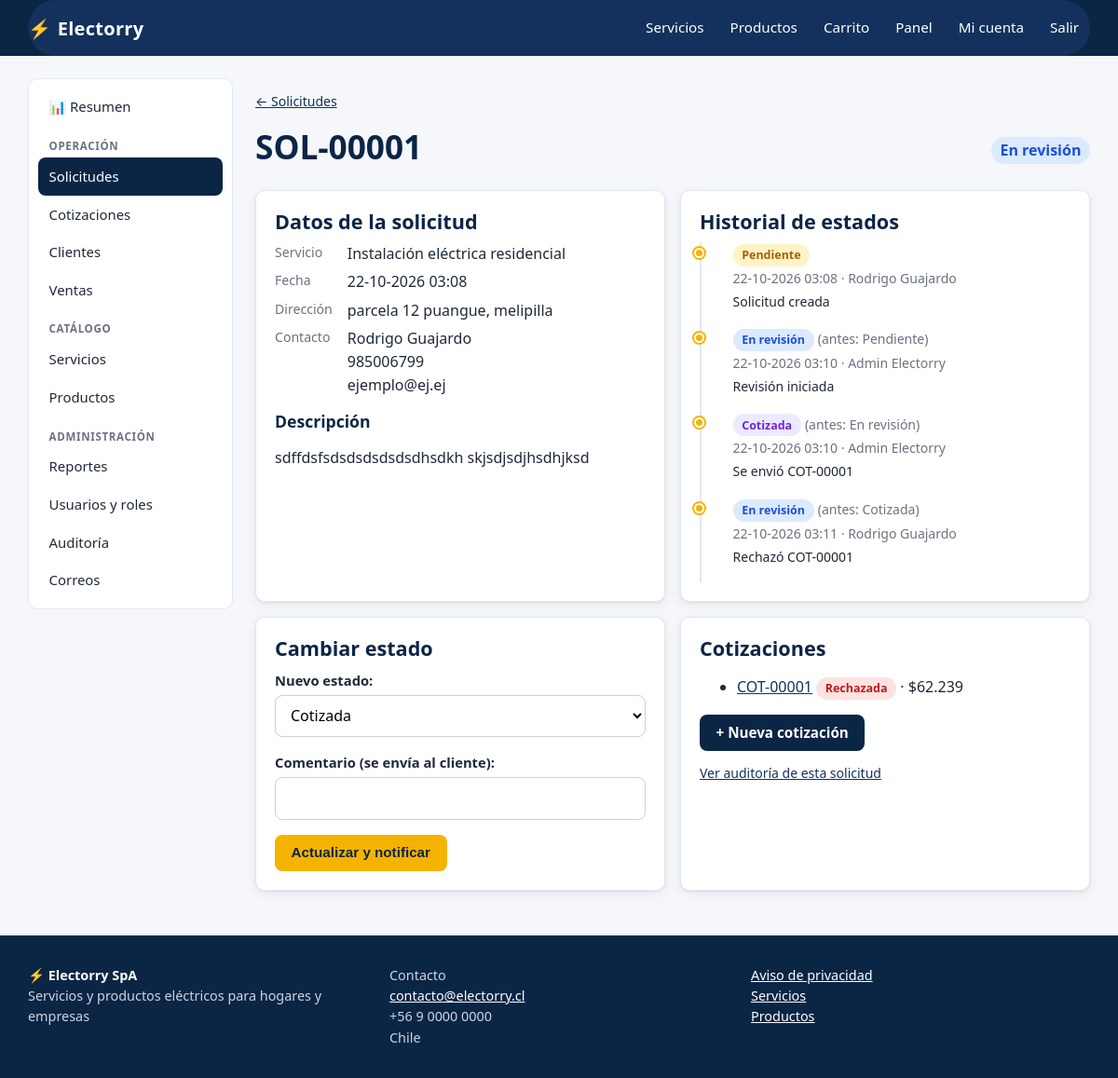
The app's page /panel/solicitudes/1/ (signed in) with its own data.
### apps/usuarios/models.py (models this page shows, shortened)
class Usuario(AbstractUser):
    username = None
    email = models.EmailField("correo electrónico", unique=True)
    telefono = models.CharField("teléfono", max_length=20, blank=True)
    rol = models.CharField(max_length=10, choices=Rol.choices, default=Rol.CLIENTE, db_index=True)
    acepta_privacidad = models.BooleanField("acepta aviso de privacidad", default=False)
    fecha_privacidad = models.DateTimeField(null=True, blank=True)
    anonimizado = models.BooleanField(default=False)
    USERNAME_FIELD = "email"
    REQUIRED_FIELDS = []
    objects = UsuarioManager()
    class Meta:
        ordering = ["last_name", "first_name"]
        verbose_name = "usuario"
        verbose_name_plural = "usuarios"
    @property
    def es_admin(self):
        return self.rol == Rol.ADMIN
    @property
    def es_personal(self):
        return self.rol in (Rol.ADMIN, Rol.INTERNO)

### apps/solicitudes/models.py (models this page shows, shortened)
class SolicitudCotizacion(models.Model):
    cliente = models.ForeignKey(settings.AUTH_USER_MODEL, on_delete=models.PROTECT, related_name="solicitudes")
    servicio = models.ForeignKey("catalogo.Servicio", on_delete=models.PROTECT, related_name="solicitudes")
    descripcion = models.TextField("descripción del requerimiento")
    direccion = models.CharField("dirección / ubicación", max_length=250)
    comuna = models.CharField(max_length=100, blank=True)
    nombre_contacto = models.CharField(max_length=150)
    telefono_contacto = models.CharField(max_length=20)
    email_contacto = models.EmailField()
    estado = models.CharField(max_length=15, choices=Estado.choices, default=Estado.PENDIENTE, db_index=True)
    creada = models.DateTimeField(auto_now_add=True)
    actualizada = models.DateTimeField(auto_now=True)
    class Meta:
        ordering = ["-creada", "-id"]
        verbose_name = "solicitud de cotización"
        verbose_name_plural = "solicitudes de cotización"
        indexes = [models.Index(fields=["cliente", "-creada"]), models.Index(fields=["estado", "-creada"])]
    @property
    def codigo(self):
        return f"SOL-{self.pk:05d}" if self.pk else "SOL-nueva"

class HistorialEstado(models.Model):
    solicitud = models.ForeignKey(SolicitudCotizacion, on_delete=models.CASCADE, related_name="historial")
    estado_anterior = models.CharField(max_length=15, choices=Estado.choices, blank=True)
    estado_nuevo = models.CharField(max_length=15, choices=Estado.choices)
    usuario = models.ForeignKey(settings.AUTH_USER_MODEL, null=True, on_delete=models.SET_NULL, related_name="+")
    usuario_nombre = models.CharField(max_length=150, blank=True)
    fecha = models.DateTimeField(auto_now_add=True)
    comentario = models.CharField(max_length=300, blank=True)
    class Meta:
        ordering = ["fecha", "id"]
        verbose_name = "historial de estado"
        verbose_name_plural = "historial de estados"

### apps/catalogo/models.py (models this page shows, shortened)
class Servicio(models.Model):
    categoria = models.ForeignKey(CategoriaServicio, on_delete=models.PROTECT, related_name="servicios")
    nombre = models.CharField(max_length=150)
    slug = models.SlugField(max_length=170, unique=True, blank=True)
    resumen = models.CharField(max_length=250)
    descripcion = models.TextField()
    disponible = models.BooleanField("disponible", default=True)
    creado = models.DateTimeField(auto_now_add=True)
    actualizado = models.DateTimeField(auto_now=True)
    class Meta:
        ordering = ["categoria__orden", "nombre"]
        verbose_name = "servicio"
        verbose_name_plural = "servicios"
        indexes = [models.Index(fields=["disponible", "categoria"]), models.Index(fields=["nombre"])]

### apps/cotizaciones/models.py (models this page shows, shortened)
class Cotizacion(models.Model):
    solicitud = models.ForeignKey("solicitudes.SolicitudCotizacion", on_delete=models.PROTECT, related_name="cotizaciones")
    estado = models.CharField(max_length=12, choices=EstadoCotizacion.choices, default=EstadoCotizacion.BORRADOR, db_index=True)
    validez_hasta = models.DateField("válida hasta", null=True, blank=True)
    observaciones = models.TextField(blank=True)
    creada_por = models.ForeignKey(settings.AUTH_USER_MODEL, null=True, on_delete=models.SET_NULL, related_name="+")
    creada = models.DateTimeField(auto_now_add=True)
    actualizada = models.DateTimeField(auto_now=True)
    enviada_en = models.DateTimeField(null=True, blank=True)
    respondida_en = models.DateTimeField(null=True, blank=True)
    class Meta:
        ordering = ["-creada", "-id"]
        verbose_name = "cotización"
        verbose_name_plural = "cotizaciones"
    @property
    def codigo(self):
        return f"COT-{self.pk:05d}" if self.pk else "COT-nueva"
    @property
    def neto(self):
        return sum(l.subtotal for l in self.lineas.all())
    @property
    def iva(self):
        valor = Decimal(self.neto) * Decimal(settings.IVA_PORCENTAJE) / Decimal(100)
        return int(valor.quantize(Decimal("1"), rounding=ROUND_HALF_UP))
    @property
    def total(self):
        return self.neto + self.iva

class LineaCotizacion(models.Model):
    cotizacion = models.ForeignKey(Cotizacion, on_delete=models.CASCADE, related_name="lineas")
    descripcion = models.CharField(max_length=250)
    cantidad = models.PositiveIntegerField(default=1)
    precio_unitario = models.PositiveIntegerField("precio unitario (neto)")
    class Meta:
        ordering = ["id"]
        constraints = [models.CheckConstraint(check=models.Q(cantidad__gt=0), name="linea_cot_cantidad_positiva")]
    @property
    def subtotal(self):
        return self.cantidad * self.precio_unitario

### apps/panel/views.py (the view, shortened to what this page needs)
# urls.py: path("solicitudes/<int:pk>/", v.solicitud_detalle, name="solicitud_detalle"),
@rol_requerido(*PERSONAL)
def solicitud_detalle(request, pk):
    solicitud = sol_services.obtener_solicitud_para(request.user, pk, request)
    permitidos = sol_services.transiciones_permitidas(solicitud.estado)
    form = CambioEstadoForm(request.POST or None, permitidos=permitidos)
    return render(
        request, "panel/solicitud_detalle.html",
        {"seccion": "solicitudes", "solicitud": solicitud, "form": form, "permitidos": permitidos,
         "historial": solicitud.historial.all(), "adjuntos": solicitud.adjuntos.all(),
         "cotizaciones": solicitud.cotizaciones.prefetch_related("lineas")},
    )

### templates/panel/solicitud_detalle.html
{% extends "panel/base.html" %}{% load electorry %}
{% block panel %}
<p class="small"><a href="{% url 'panel:solicitudes' %}">← Solicitudes</a></p>
<div class="row between"><h1>{{ solicitud.codigo }}</h1><span class="estado estado-{{ solicitud.estado|estado_css }}" style="font-size:1rem">{{ solicitud.get_estado_display }}</span></div>
{% include "solicitudes/_detalle_cuerpo.html" %}
<div class="grid cols-2">
  <div class="card"><h2>Cambiar estado</h2>
    {% if permitidos %}<form method="post" class="form" data-once>{% csrf_token %}{% include "partials/form.html" %}<div><button class="btn" type="submit">Actualizar y notificar</button></div></form>
    {% else %}<p class="muted">Esta solicitud está en un estado final.</p>{% endif %}</div>
  <div class="card"><h2>Cotizaciones</h2>
    <ul>{% for c in cotizaciones %}<li><a href="{% url 'cotizaciones:detalle' c.pk %}">{{ c.codigo }}</a> <span class="estado estado-{{ c.estado|estado_css }}">{{ c.get_estado_display }}</span> · {{ c.total|clp }}</li>{% empty %}<li class="muted">Sin cotizaciones.</li>{% endfor %}</ul>
    {% if solicitud.estado != "CANCELADA" and solicitud.estado != "FINALIZADA" %}<a class="btn secondary" href="{% url 'panel:cotizacion_crear' solicitud.pk %}">+ Nueva cotización</a>{% endif %}
    <p class="small" style="margin-top:.8rem"><a href="{% url 'panel:auditoria' %}?entidad=solicitud&id={{ solicitud.pk }}">Ver auditoría de esta solicitud</a></p></div>
</div>
{% endblock %}

### templates/base.html (shortened to what this page needs)
{% load static electorry %}<!doctype html>
<html lang="es">
<head>
  <link rel="stylesheet" href="{% static 'css/app.css' %}">
</head>
<body>
<header class="site-header">
  <div class="container bar" id="barra-navegacion">
    <a class="brand" href="{% url 'core:inicio' %}"><span class="bolt">⚡</span> Electorry</a>
    <nav class="nav" aria-label="Principal">
      <a href="{% url 'catalogo:lista' %}">Servicios</a>
      <a href="{% url 'tienda:lista' %}">Productos</a>
      <a href="{% url 'tienda:carrito' %}">Carrito{% if carrito_items %}<span class="badge-n">{{ carrito_items }}</span>{% endif %}</a>
      {% if user.is_authenticated %}
        {% if user.es_personal %}
          <a href="{% url 'panel:dashboard' %}">Panel</a>
        {% else %}
          <a href="{% url 'solicitudes:mis_solicitudes' %}">Mis solicitudes</a>
          <a href="{% url 'tienda:mis_compras' %}">Mis compras</a>
        {% endif %}
        <a href="{% url 'usuarios:perfil' %}">{{ user.first_name|default:"Mi cuenta" }}</a>
        <form method="post" action="{% url 'usuarios:logout' %}" style="display:inline">{% csrf_token %}<button class="linklike" type="submit" style="color:#fff;padding:.5rem .75rem">Salir</button></form>
      {% else %}
        <a href="{% url 'usuarios:login' %}">Ingresar</a>
        <a class="cta" href="{% url 'usuarios:registro' %}">Crear cuenta</a>
      {% endif %}
    </nav>
  </div>
</header>
<main id="contenido" class="container">
  {% block content %}{% endblock %}
</main>
<footer class="site-footer">
  <div class="container footer-grid">
    <div><strong style="color:#fff">⚡ {{ EMPRESA.nombre }}</strong><br>{{ EMPRESA.eslogan }}</div>
    <div>Contacto<br><a href="mailto:{{ EMPRESA.email }}">{{ EMPRESA.email }}</a><br>{{ EMPRESA.telefono }}<br>{{ EMPRESA.direccion }}</div>
    <div><a href="{% url 'core:privacidad' %}">Aviso de privacidad</a><br><a href="{% url 'catalogo:lista' %}">Servicios</a><br><a href="{% url 'tienda:lista' %}">Productos</a></div>
  </div>
</footer>
</body>
</html>

### templates/solicitudes/_detalle_cuerpo.html (shortened to what this page needs)
{% load electorry %}
<div class="grid cols-2">
  <div class="card">
    <h2>Datos de la solicitud</h2>
    <dl class="meta">
      <dt>Servicio</dt><dd>{{ solicitud.servicio.nombre }}</dd>
      <dt>Fecha</dt><dd>{{ solicitud.creada|date:"d-m-Y H:i" }}</dd>
      <dt>Dirección</dt><dd>{{ solicitud.direccion }}{% if solicitud.comuna %}, {{ solicitud.comuna }}{% endif %}</dd>
      <dt>Contacto</dt><dd>{{ solicitud.nombre_contacto }}<br>{{ solicitud.telefono_contacto }}<br>{{ solicitud.email_contacto }}</dd>
    </dl>
    <h3 style="margin-top:1rem">Descripción</h3>
    {{ solicitud.descripcion|linebreaks }}
  </div>
  <div class="card">
    <h2>Historial de estados</h2>
    <ul class="timeline">
      {% for h in historial %}
      <li><span class="estado estado-{{ h.estado_nuevo|estado_css }}">{{ h.get_estado_nuevo_display }}</span>
        {% if h.estado_anterior %}<span class="muted small"> (antes: {{ h.get_estado_anterior_display }})</span>{% endif %}<br>
        <span class="small muted">{{ h.fecha|date:"d-m-Y H:i" }} · {{ h.usuario_nombre|default:"Sistema" }}</span>
        {% if h.comentario %}<br><span class="small">{{ h.comentario }}</span>{% endif %}</li>
      {% endfor %}
    </ul>
  </div>
</div>

### records on screen
Usuario: first_name "Mi cuenta"
SolicitudCotizacion: codigo "SOL-00001", estado "En revisión", servicio.nombre "Instalación eléctrica residencial", creada "22-10-2026 03:08", direccion "parcela 12 puangue", comuna "melipilla", nombre_contacto "Rodrigo Guajardo", telefono_contacto "985006799", email_contacto "ejemplo@ej.ej", descripcion "sdffdsfsdsdsdsdsdsdhsdkh skjsdjsdjhsdhjksd"
HistorialEstado: estado_nuevo "Pendiente", fecha "22-10-2026 03:08", usuario_nombre "Rodrigo Guajardo", comentario "Solicitud creada"
HistorialEstado: estado_nuevo "En revisión", estado_anterior "Pendiente", fecha "22-10-2026 03:10", usuario_nombre "Admin Electorry", comentario "Revisión iniciada"
HistorialEstado: estado_nuevo "Cotizada", estado_anterior "En revisión", fecha "22-10-2026 03:10", usuario_nombre "Admin Electorry", comentario "Se envió COT-00001"
HistorialEstado: estado_nuevo "En revisión", estado_anterior "Cotizada", fecha "22-10-2026 03:11", usuario_nombre "Rodrigo Guajardo", comentario "Rechazó COT-00001"
Cotizacion: codigo "COT-00001", estado "Rechazada", total|clp "$62.239"

### other values on screen
{{ field.label_tag }} "Nuevo estado:" "Comentario (se envía al cliente):"
{{ EMPRESA.nombre }} "Electorry SpA"
{{ EMPRESA.eslogan }} "Servicios y productos eléctricos para hogares y empresas"
{{ EMPRESA.email }} "contacto@electorry.cl"
{{ EMPRESA.telefono }} "+56 9 0000 0000"
{{ EMPRESA.direccion }} "Chile"
